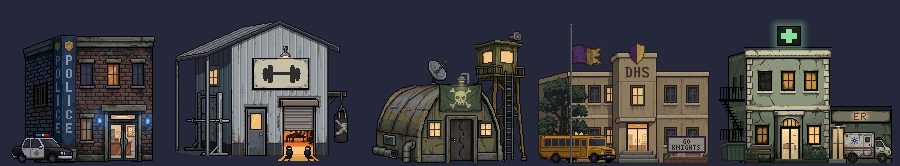
#> input picture Assets/Village/_source/hospital-176/hospital176_t3_lineup_2x.png, 1800 x 332 px, given in place of t4_preglow.png, which was not available (shown at 1/2 size)
$ python t5.py ../hospital176_t3_lineup_2x.png
#> lines starting #> are read from the running program, lines starting #| are printed output that depends on the picture
### Assets/Village/_source/hospital-176/scripts/fx.py
import numpy as np, random

# [14 lines left out: function glow_cone, not called in this run]

def glow_round(out, cx, cy, R, color, k0=0.3, cap=120, box=None, skip_inside=False):
    H, W = out.shape[:2]; col = np.array(color, float)
    if box:
        ys = range(max(0, box[1] - R), min(H, box[3] + R + 1)); xs = range(max(0, box[0] - R), min(W, box[2] + R + 1))
    else:
        ys = range(max(0, int(cy - R)), min(H, int(cy + R) + 1)); xs = range(max(0, int(cx - R)), min(W, int(cx + R) + 1))
    for y in ys:
        for x in xs:
            if box:  # distance to a rectangle instead of a point
                bx0, by0, bx1, by1 = box
                dx = max(bx0 - x, 0, x - bx1); dy = max(by0 - y, 0, y - by1)
                dist = (dx * dx + dy * dy) ** 0.5
                if skip_inside and dist == 0: continue
            else:
                dist = ((x - cx) ** 2 + (y - cy) ** 2) ** 0.5
            if dist > R: continue
            k = k0 * (1 - dist / R) ** 1.5
            apply(out, x, y, k, col, cap)

def apply(out, x, y, k, col, cap):
    if k <= 0: return
    a = out[y, x, 3]
    if a > 200:
        out[y, x, :3] = out[y, x, :3] * (1 - k) + col * k
    else:
        na = min(255 * k * 0.9, cap)
        if na < 7: return
        if a > 0:  # existing glow: add
            out[y, x, 3] = min(max(a, na) + na * 0.3, cap)
        else:
            out[y, x, :3] = col; out[y, x, 3] = na

# [46 lines left out: functions shrub, glow_beam, not called in this run]

### Assets/Village/_source/hospital-176/scripts/t5.py
"""Hospital T5 (stronghold) from the T4 pre-glow. Stages: rough | final."""
import sys, os, numpy as np, random
from PIL import Image, ImageFilter
import fx

STAGE = sys.argv[1]
OUT = np.array([28, 29, 32.]); IR = np.array([26, 26, 29.])
rnd = np.random.default_rng(55)
b = np.asarray(Image.open('t4_preglow.png').convert('RGBA')).astype(float)
o = b.copy()

def P(x, y, c, a=255):
    if 0 <= x < 176 and 0 <= y < 144:
        o[y, x, :3] = c; o[y, x, 3] = a

def ellmask(shapes, dil):
    m = np.zeros((144, 176), np.uint8)
    for (x0, y0, w, h) in shapes:
        for y in range(y0, min(y0 + h, 144)):
            for x in range(x0, x0 + w):
                ex = ((x - (x0 + w / 2 - .5)) / (w / 2)) ** 2 + ((y - (y0 + h / 2 - .5)) / (h / 2)) ** 2
                if ex <= 1.15: m[y, x] = 255
    return m

# ---------- roughs ----------
# 1. helicopter on the ER roof (old T5 helicopter enlarged)
heli = Image.open('old_heli.png').convert('RGBA')
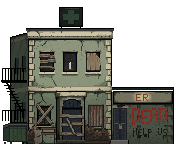
#> input picture Assets/Village/_source/hospital-176/hospital_t2_pixellab_boards.png, 176 x 144 px, given in place of old_heli.png, which was not available
#> heli is the input picture: PIL image 176x144 RGBA; mean R, G, B, A 145.1, 145.3, 137.4, 255
heli = heli.resize((56, 30), Image.NEAREST)
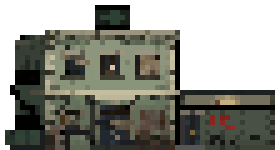
#> heli: PIL image 56x30 RGBA (shown 5 times larger); mean R, G, B, A 144.8, 145.6, 137.6, 255
ha = np.asarray(heli).astype(float)
HX, HY = 116, 87 - 30
hm = ha[..., 3] > 0
#> hm: shape (30, 56) bool; every value is 1
reg = o[HY:HY + 30, HX:HX + 56]; reg[hm] = ha[hm]
#> after `reg = o[HY:HY + 30, HX:HX + 56]`:
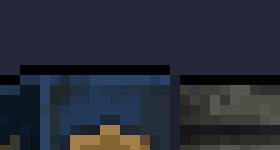
#> reg: shape (30, 56, 4) float64 (shown 5 times larger); mean R, G, B, A 39.3, 44.1, 55.9, 255
mask_h = np.zeros((144, 176), np.uint8); mask_h[HY:HY + 30, HX:HX + 56][hm] = 255

# 2. ambulance rear doors open + medic at the ER door
DW = np.array([170, 170, 164.]); DW2 = np.array([132, 132, 128.])
for y in range(116, 139):
    for x in range(121, 127):
        P(x, y, DW if x < 125 else DW2)
for y in range(116, 139): P(120, y, OUT); P(127, y, (40, 44, 46))
for x in range(120, 128): P(x, 115, OUT); P(x, 139, OUT)
for x in range(121, 127): P(x, 130, (140, 44, 40)); P(x, 131, (140, 44, 40)); P(x, 132, (46, 70, 128))
for y in range(119, 126):
    for x in range(122, 125): P(x, y, (54, 64, 72))          # door window
mask_d = np.zeros((144, 176), np.uint8); mask_d[114:141, 119:129] = 255
# medic (rough figure ~28 px tall) in front of the ER door, x 112..120
SK = np.array([150, 108, 82.]); HR = np.array([34, 28, 26.]); TE = np.array([62, 116, 112.]); TE2 = np.array([46, 90, 88.])
cx = 116
for y in range(113, 119):
    for x in range(cx - 2, cx + 3):
        d = ((x - cx) / 2.6) ** 2 + ((y - 115.8) / 3.2) ** 2
        if d <= 1: P(x, y, HR if y < 115 else SK)
P(cx - 1, 116, (40, 30, 26)); P(cx + 1, 116, (40, 30, 26))
for y in range(119, 132):
    w = 3 if y < 121 else 4
    for x in range(cx - w, cx + w + 1): P(x, y, TE if x >= cx else TE2)
for y in range(121, 130): P(cx - 5, y, SK if y > 127 else TE2); P(cx + 5, y, SK if y > 127 else TE)
for y in range(132, 141):
    for x in (cx - 2, cx - 1, cx + 1, cx + 2): P(x, y, TE2 if x < cx else TE)
for x in (cx - 3, cx - 2, cx - 1, cx + 1, cx + 2, cx + 3): P(x, 141, (30, 30, 32))
mask_m = np.zeros((144, 176), np.uint8); mask_m[111:143, 109:122] = 255
mask_md = np.maximum(mask_m, mask_d)

# 3. second low sandbag wall in front of the right shrubs (x 84..110)
SB = np.array([150, 132, 98.]); SB2 = np.array([118, 102, 76.])
bags2 = [(x0, 138, 7, 6) for x0 in range(84, 110, 7)] + [(x0, 133, 6, 6) for x0 in range(87, 106, 6)]
for (x0, y0, w, h) in bags2:
    for y in range(y0, min(y0 + h, 144)):
        for x in range(x0, min(x0 + w, 111)):
            ex = ((x - (x0 + w / 2 - .5)) / (w / 2)) ** 2 + ((y - (y0 + h / 2 - .5)) / (h / 2)) ** 2
            if ex <= 1.15: P(x, y, SB if y < y0 + 3 else SB2)
            if 0.75 < ex <= 1.15: P(x, y, (70, 60, 46))
mask_s = ellmask(bags2, 0)

if STAGE == 'rough':
    Image.fromarray(o.astype('uint8')).save('t5_rough.png')
    Image.fromarray(mask_h).filter(ImageFilter.MaxFilter(5)).save('t5_mask_heli.png')
    Image.fromarray(mask_md).save('t5_mask_medic.png')
    Image.fromarray(mask_s).filter(ImageFilter.MaxFilter(9)).save('t5_mask_sand.png')
    bg = Image.new('RGBA', (176, 144), (36, 40, 58, 255)); bg.alpha_composite(Image.fromarray(o.astype('uint8')))
    bg.resize((704, 576), Image.NEAREST).save('t5_rough_4x.png')
    sys.exit()

# ---------- final ----------
o = b.copy()
def take(fn, mfile, keep_sky=True):
    ai = np.asarray(Image.open(fn).convert('RGBA')).astype(float)
    mk = np.asarray(Image.open(mfile).convert('L')) > 0
    white = ai[..., :3].min(2) > 226
    if 'heli' in fn or '_amb' in fn:   # background = near-white connected to outside the mask
        from collections import deque
        nw = ai[..., :3].min(2) > 214
        bgm = np.zeros_like(nw); q = deque()
        for y in range(144):
            for x in range(176):
                if nw[y, x] and not mk[y, x]: bgm[y, x] = True; q.append((y, x))
        while q:
            y, x = q.popleft()
            for yy, xx in ((y+1,x),(y-1,x),(y,x+1),(y,x-1)):
                if 0 <= yy < 144 and 0 <= xx < 176 and nw[yy, xx] and not bgm[yy, xx]:
                    bgm[yy, xx] = True; q.append((yy, xx))
        white = bgm
        tone = mk & ~white & (ai[..., :3].min(2) > 150)
        ai[tone, :3] *= (0.8 if 'heli' in fn else 0.88)
    use = mk & ~white
    if 'soldier' in fn:
        use &= np.abs(ai[..., :3] - b[..., :3]).sum(2) > 36
    o[use, :3] = ai[use, :3]; o[use, 3] = 255
    return use
rough = np.asarray(Image.open('t5_rough.png').convert('RGBA')).astype(float)
o[114:141, 119:129] = rough[114:141, 119:129]
USE = {}
for fn, mf in [('t5_heli2_inp.png' if os.path.exists('t5_heli2_inp.png') else 't5_heli_inp.png', 't5_mask_heli.png'), ('t5_medic_inp.png', 't5_mask_medic.png'), ('t5_sand_inp.png', 't5_mask_sand.png'), ('t5_soldier3_inp.png' if os.path.exists('t5_soldier3_inp.png') else 't5_soldier2_inp.png', 't5_mask_soldier.png'), ('t5_amb_inp.png', 'amb2_mask.png')]:
    if os.path.exists(fn): USE[fn] = take(fn, mf)
# soldier uniform: plain olive (3 tones by brightness), his pixels only
sk = [k for k in USE if 'soldier' in k]
if sk:
    mk = USE[sk[0]]
    OL = [np.array(c, float) for c in [(52, 55, 36), (70, 74, 47), (88, 92, 60)]]
    for y in range(62, 81):
        for x in range(1, 23):
            if not mk[y, x]: continue
            r_, g_, b_ = o[y, x, :3]; L = (r_ + g_ + b_) / 3
            if L < 34: continue
            if r_ > g_ + 12 and (y < 63 or (x < 10 and y < 67)): continue   # face + front hand
            legs = y >= 72
            lit = x >= 15
            c = (OL[1] if lit else OL[0]) if legs else (OL[2] if lit else OL[1])
            if L < 46: c = c * 0.8                      # keep folds/creases
            o[y, x, :3] = c
# railing back in front of the soldier
g0 = np.asarray(Image.open('hospital_layout_guide_176x144.png').convert('RGBA'))
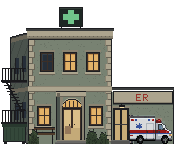
#> input picture Assets/Village/_source/hospital-176/hospital_layout_guide_176x144.png, 176 x 144 px, found by its file name
#> g0 is the input picture: shape (144, 176, 4); mean R, G, B, A 69.3, 68.5, 59.2, 160.5
for y in range(66, 83):
    for x in range(0, 27):
        if tuple(g0[y, x, :3]) == (26, 26, 29) or tuple(g0[y, x, :3]) == (46, 46, 50):
            o[y, x] = b[y, x]

# helicopter: no roof deck from above -- keep only pixels above the ER roof line
# banner: survivor flag hung from the middle upper window's sill (x 62..77, rows 75..92)
RU = np.array([174, 71, 41.]); RU2 = np.array([135, 53, 32.]); WS = np.array([200, 200, 196.])
for y in range(76, 93):
    for x in range(63, 78):
        bot = 92 - (3 - abs(x - 70) * 3 // 7 if abs(x - 70) <= 7 else 0)   # V notch at the bottom
        if y > bot: continue
        c = RU if (x - 63) % 5 not in (0, 1) else RU2
        if y > 88 and (x + y) % 4 == 0: c = RU2
        P(x, y, c + rnd.normal(0, 3, 3))
    P(63, y, OUT) if y < 92 else None; P(77, y, OUT) if y < 92 else None
for x in range(63, 78): P(x, 75, (90, 70, 50))
# star (5 points, 7x7) centred at (70, 82)
star = ["...#...", "...#...", "#######", ".#####.", "..###..", ".##.##.", "##...##"]
for yy, row in enumerate(star):
    for xx, ch in enumerate(row):
        if ch == '#': P(67 + xx, 79 + yy, WS)
# ropes to the sill
P(63, 74, (70, 60, 50)); P(77, 74, (70, 60, 50))

# side-wall windows lit (behind the fire escape), dimmer; the one behind the soldier stays dark
for (wy, wx) in [(55, 22), (101, 15), (101, 22)]:
    t = (28 - wx) / 18; off = round(4 * t)
    for x in range(wx + 1, wx + 4):
        for y in range(wy + off + 1, wy + off + 15):
            if o[y, x, :3].mean() < 70 and not (o[y, x, :3].max() < 34):
                o[y, x, :3] = [168, 122, 66] if (y - wy) % 7 else [120, 84, 44]

# string lights under the main cornice (swags between anchors)
bulbs = []
anchors = []
for a0, a1 in zip(anchors[:-1], anchors[1:]):
    for x in range(a0, a1 + 1):
        t = (x - a0) / (a1 - a0)
        y = 41 + round(3 * 4 * t * (1 - t))
        P(x, y, (40, 40, 42))
        if (x - a0) % 4 == 2:
            P(x, y + 1, (255, 214, 150)); bulbs.append((x, y + 1))

# spotlight on the main roof's front-left corner: can lamp tilted along its beam (down-left) on a post + yoke
BK = np.array([36.5, 11.5]); FR_ = np.array([31.0, 20.0])
ax = FR_ - BK; L_ = np.linalg.norm(ax); u_ = ax / L_; nrm = np.array([u_[1], -u_[0]])   # nrm points up-right
for y in range(6, 26):
    for x in range(25, 42):
        v = np.array([x, y]) - BK
        t = (v @ u_) / L_; dist = abs(v @ nrm); side = v @ nrm
        if -0.08 <= t <= 1.0 and dist <= 3.4:
            if dist > 2.5: P(x, y, OUT)
            elif t > 0.86: P(x, y, (255, 246, 222) if dist < 1.8 else (214, 208, 190))
            else: P(x, y, (84, 86, 88) if side > 0.8 else ((60, 62, 64) if side > -0.8 else (44, 46, 48)))
for y in range(17, 28): P(37, y, IR)            # post
P(36, 17, IR); P(36, 16, IR)                     # yoke arm to the pivot
for x in range(34, 41): P(x, 28, IR)
SPX, SPY = 30, 21

# colour pass (brightest), then glow
o[..., :3] = np.clip(o[..., :3] * 1.04 + 1, 0, 255)
import props as _pp
if o[126, 137, 3] > 0 and o[120:132, 128:152, :3].min(2).mean() > 100: _pp.ambulance_cross(o)
Image.fromarray(np.clip(o, 0, 255).astype('uint8')).save('t5_preglow.png')

g0 = np.asarray(Image.open('hospital_layout_guide_176x144.png').convert('RGBA'))
ER = [(x, y) for y in range(94, 101) for x in range(136, 148) if tuple(g0[y, x, :3]) == (150, 52, 44)]
#> ER = 36 pairs, first value 136 to 147, second value 94 to 100
reds = np.argwhere((np.abs(o[..., 0] - 245) < 12) & (o[..., 1] < 80) & (o[..., 2] < 70))
#> reds = empty array
blues = np.argwhere((o[..., 2] > 230) & (o[..., 0] < 100))
#> blues = 68 pairs, first value 238 to 247, second value 196 to 297
fx.glow_round(o, 0, 0, 10, (150, 230, 170), k0=0.5, cap=120, box=(59, 7, 82, 26), skip_inside=True)
keep = [USE[k] for k in USE if 'medic' in k or 'soldier' in k]
prot = np.zeros((144, 176), bool)
for k in keep: prot |= k
#> (the run stopped early here; a loop or call above may not have finished)
